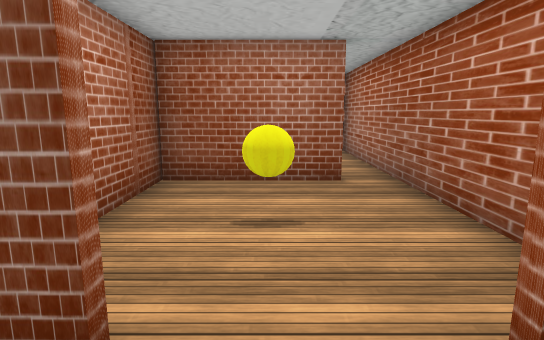
view 1 (above)

19 first-person views from a walk through a Unity game level. The camera is 1.5 m above the floor, tilts 10° down and sees 80° across. The floor is counted in squares, 1 m on a side. Each view is taken from the middle of a square. On the plan, view 1 faces up. The plan holds only what a view shows up to about 15 squares ahead; the rest is blank. The place goes on beyond the plan. The player character is not drawn. Door leaves are left out, so doorways stand open. Some surface patterns are stand-ins.

view 2
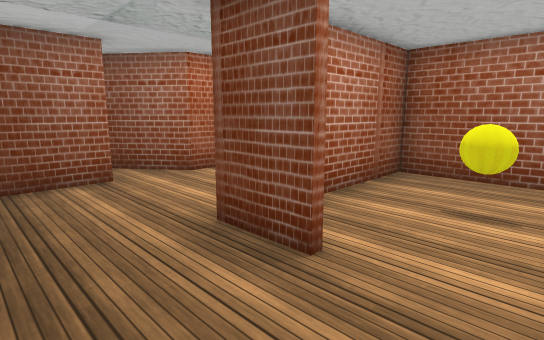

view 3
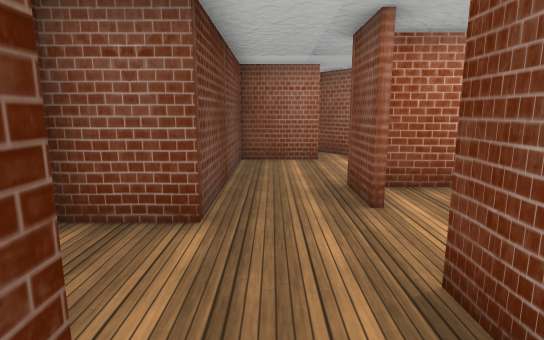

view 4
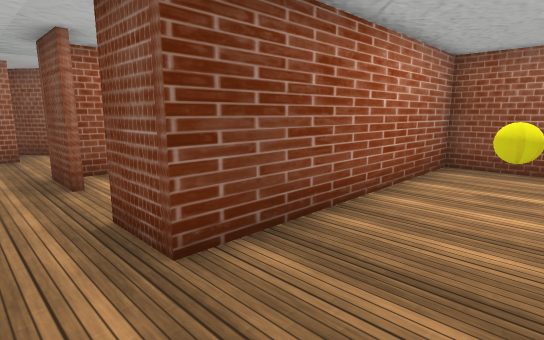

view 5
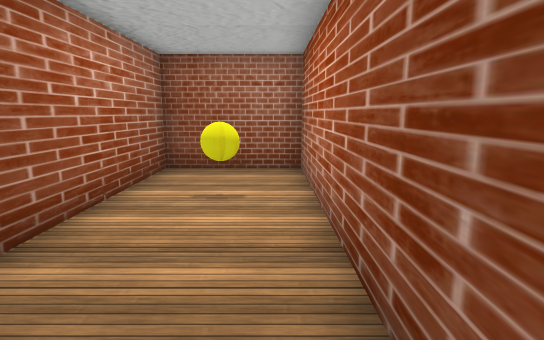

view 6
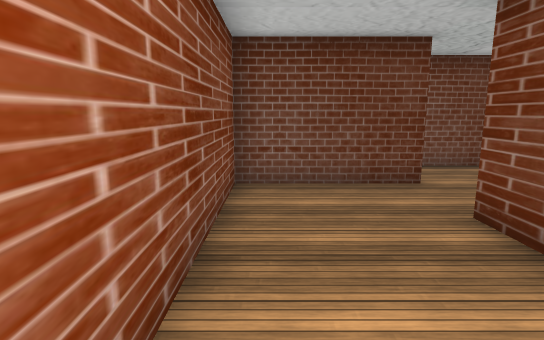

view 7
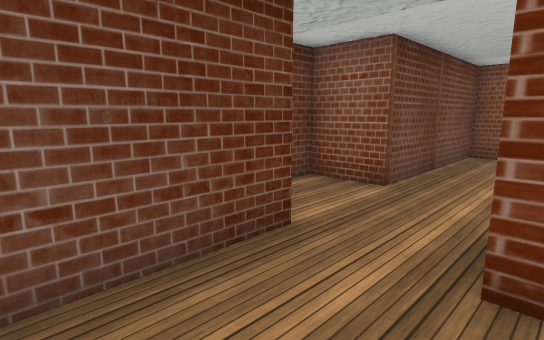

view 8
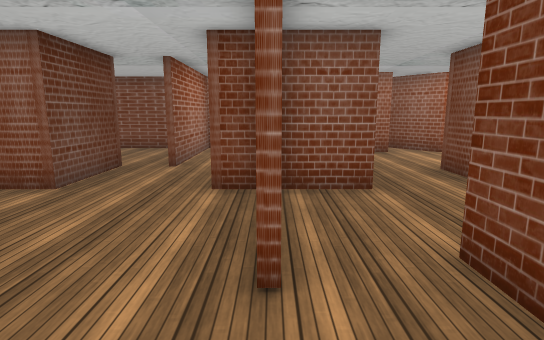

view 9
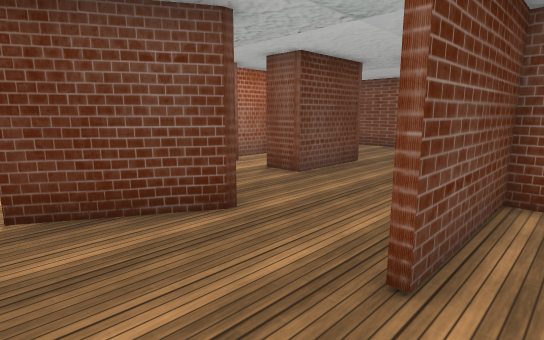

view 10
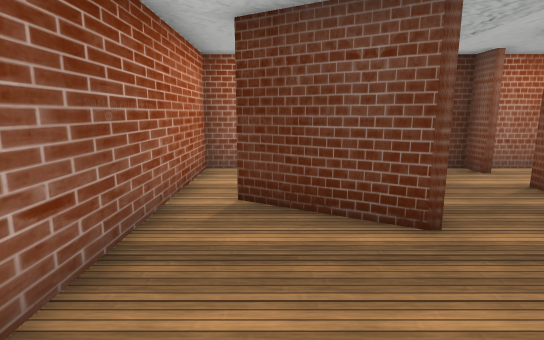

view 11
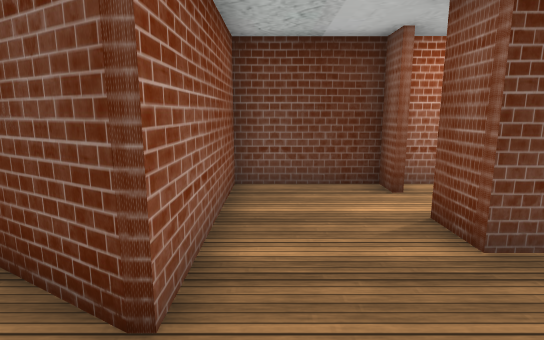

view 12
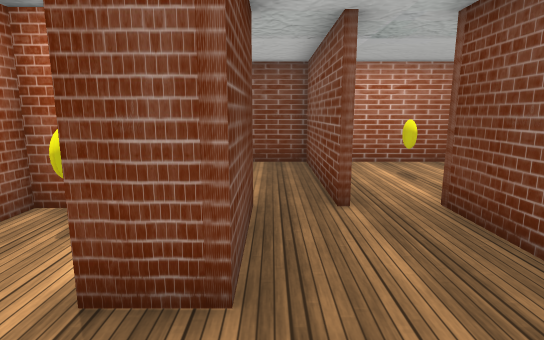

view 13
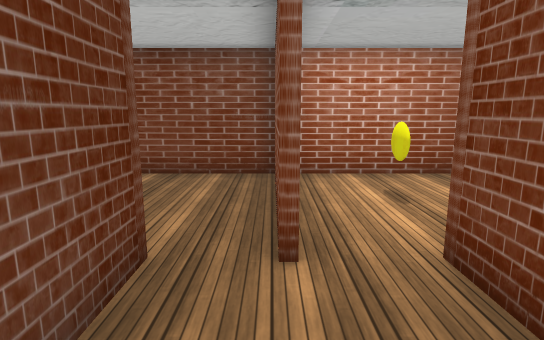

view 14
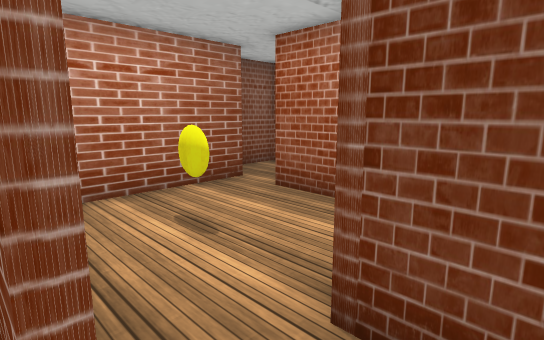

view 15
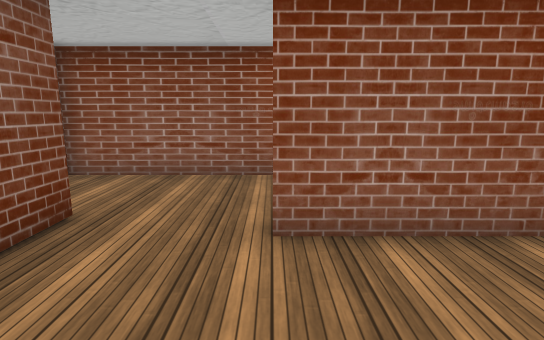

view 16
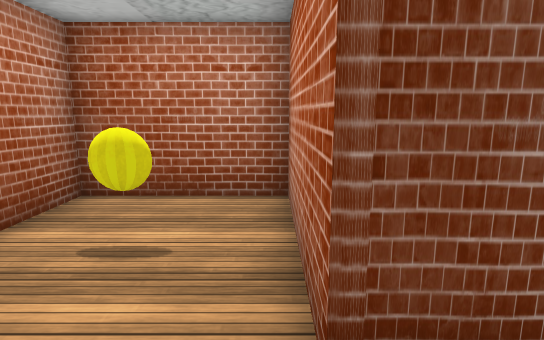

view 17
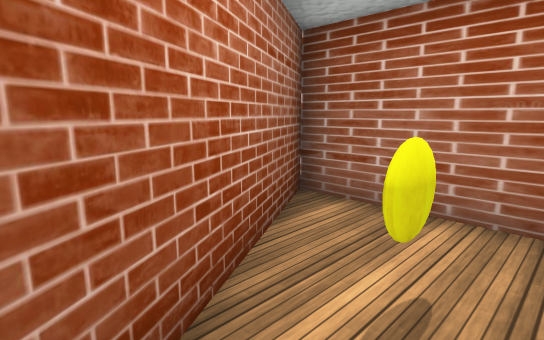

view 18
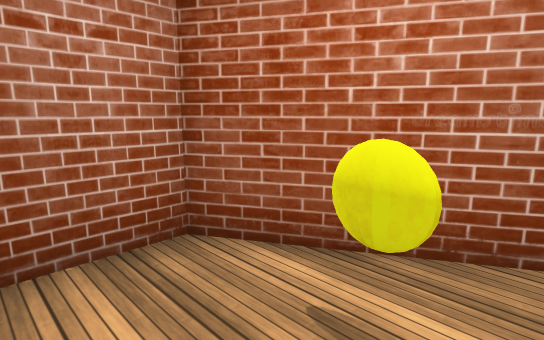

view 19
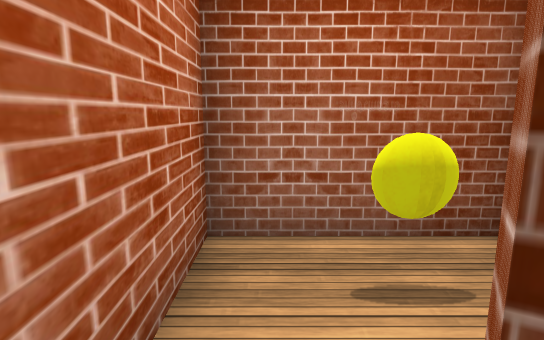

### Floor plan
Points are (right, up) in squares from view 1. A wall is a line through its corners. A room is listed if a view was taken in it or the views show most of it. See-through windows are left out.
Room 1 (views 1, 16)
walls: (-6.5, 1.6) (-6.5, -1) (-0.3, -1); (-0.9, 1.6) (-2.7, 1.6) (-2.7, 5.8) (-6.5, 5.8) (-6.5, 3.5) (-8.5, 1.9); (3.1, 1.6) (1.4, 1.6)
ways out: opening at (1.5, -1) to room 2; opening at (3, 0.5) to room 3; opening at (0.5, 2) to room 7
Room 2 (view 2)
walls: (-0.3, -1) (-0.3, -2.9) (2.5, -2.9)
ways out: opening at (1.5, -1) to room 1; opening at (3, -2) to room 4
Room 3 (views 3, 4, 5, 6, 7)
walls: (2.8, -0.8) (6.8, -0.8) (6.8, 9.8) (3.1, 9.8) (3.1, 1.6)
ways out: opening at (3, 0.5) to room 1
Room 4 (views 8, 9, 10, 11, 12, 13, 14, 15)
walls: (3.5, -3.1) (2.2, -3.1); (2.5, -2.9) (3.5, -2.9); (2.8, -8.6) (2.8, -5.9) (5.6, -7.5); (-0.3, -3.2) (-0.3, -4.2); (6.8, -6.4) (6.8, -1); (3.9, -1) (2.8, -1); (-1.1, -4.2) (-3.2, -4.2); (-3.2, -7.3) (-0.3, -7.3) (-0.3, -8.6)
ways out: opening at (3, -2) to room 2; opening at (6, -7) to room 6; opening at (-3, -5) to room 8; opening at (1.5, -7.5) to room 9
Room 5 (views 17, 18)
walls: (2.8, 6.5) (2.8, 12.5); (1.9, 12.5) (-2.5, 10) (-2.5, 7)
ways out: opening at (2, 7) to room 7
Room 6 (view 19)
walls: (3.1, -10.8) (6.8, -10.8) (6.8, -6.4)
ways out: opening at (6, -7) to room 4
Room 7 (no view inside)
walls: (2.8, 3.5) (2.8, 6.5); (1.6, 7.1) (-2.5, 7.1); (-2.5, 7) (-2.5, 2.1)
ways out: opening at (0.5, 2) to room 1; opening at (2, 7) to room 5
Room 8 (no view inside)
walls: (-5.1, -1.2) (-6.8, -1.2); (-8, -1) (-8, -5.7) (-3, -5.7)
ways out: opening at (-3, -5) to room 4
Room 9 (no view inside)
walls: (-0.3, -10) (-0.3, -10.8) (2.8, -10.8) (2.8, -8.6); (-3.1, -10.2) (-3.1, -10.8) (-0.8, -10.8)
ways out: opening at (1.5, -7.5) to room 4

Positions as (right, up) in squares from view 1, and headings:
1: (0, 0), facing up
2: (1, -1), facing up-left
3: (4, 0), facing left
4: (6, 0), facing up-left
5: (6, 1), facing up
6: (6, 6), facing down
7: (6, 2), facing down-left
8: (6, -3), facing left
9: (6, -2), facing down-left
10: (5, -2), facing down
11: (2, -4), facing down
12: (2, -7), facing left
13: (0, -6), facing left
14: (-2, -6), facing up-left
15: (-1, -6), facing right
16: (-3, 0), facing up
17: (-2, 9), facing up-right
18: (1, 8), facing up-left
19: (6, -7), facing down
